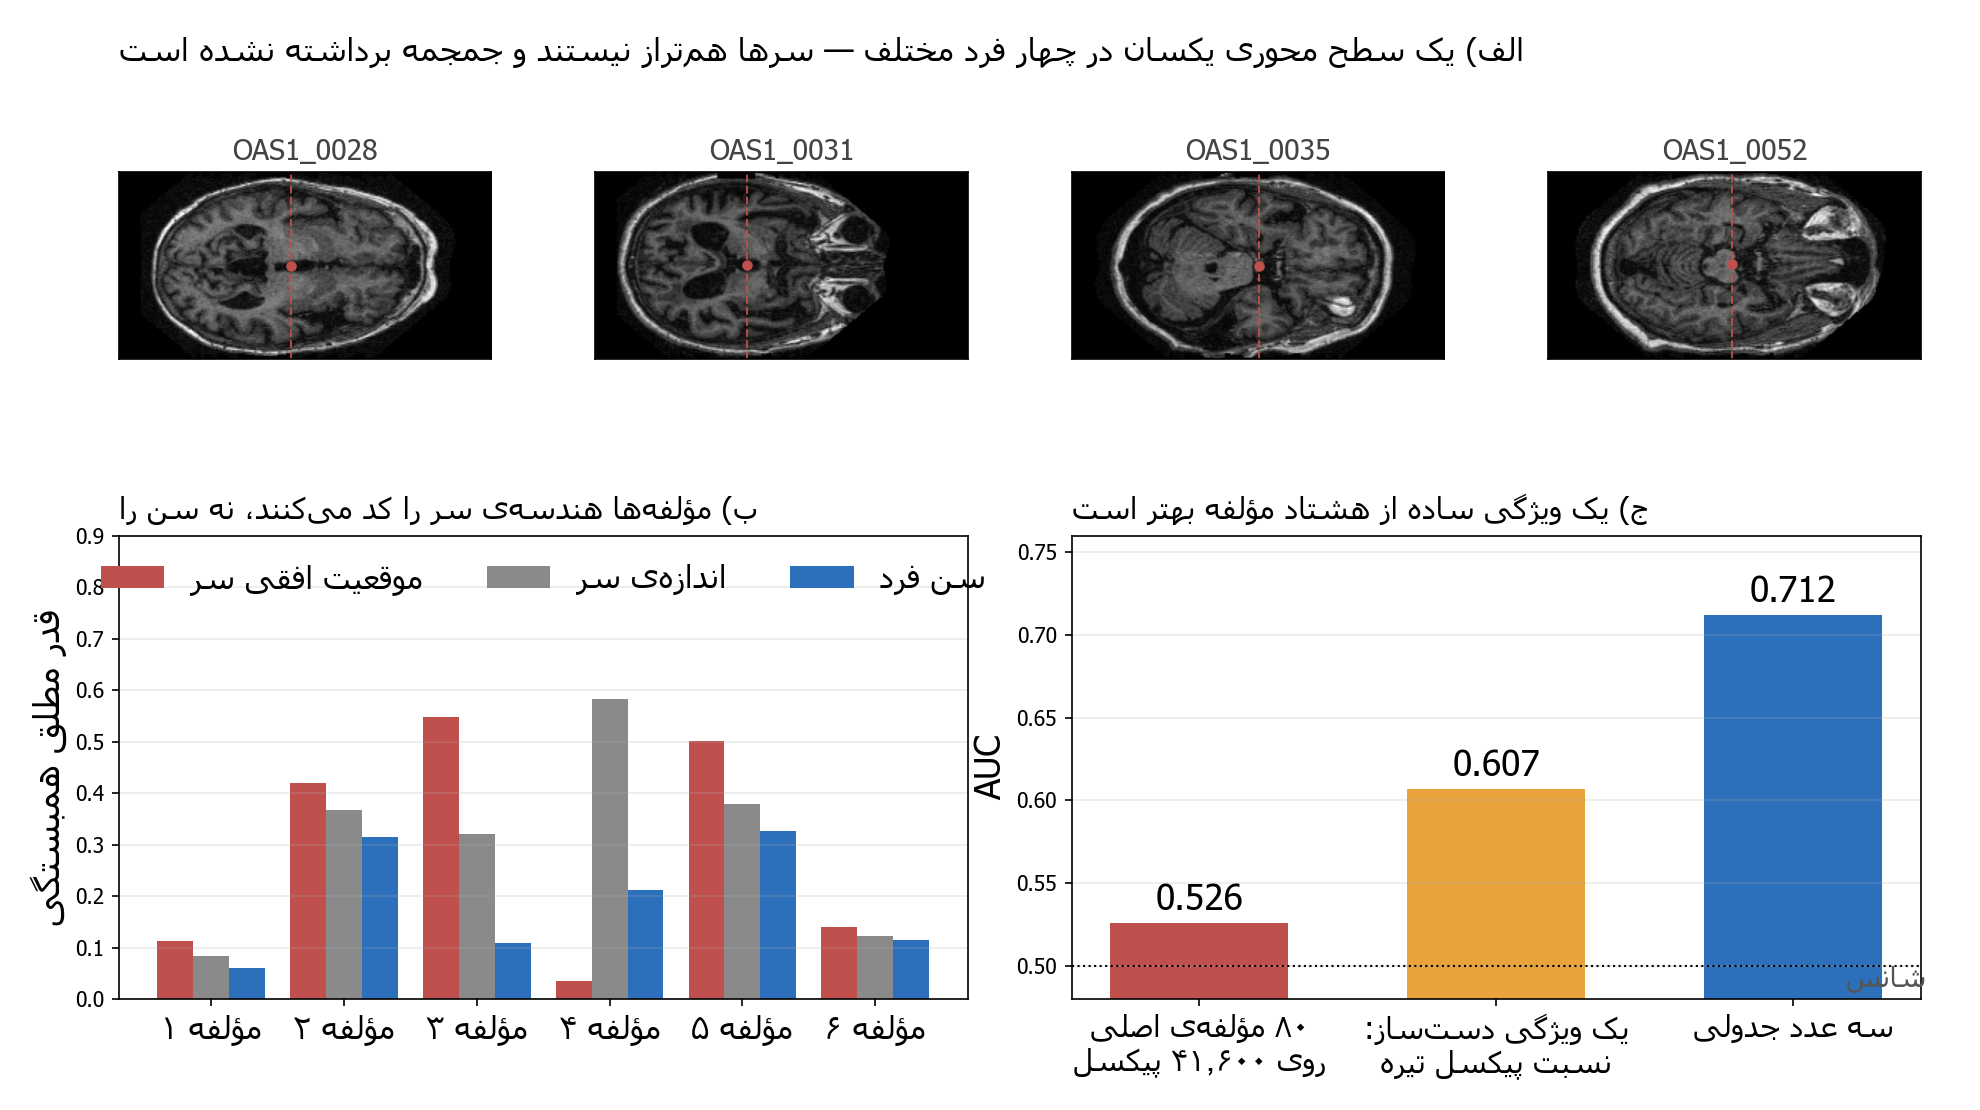

Recreate this plot in Python.
#!/usr/bin/env python
# -*- coding: utf-8 -*-
"""
Figure for Report 4, section 3: why PCA on raw pixels fails.

Two panels, because the argument has two halves:

  A  the same axial level in four different subjects. If the slices were
     registered these would be anatomically aligned; they are not, and the
     skull is still present. Centroids are marked so the misalignment is
     visible rather than asserted.

  B  what the principal components actually encode. Each component is
     correlated with head geometry and with age. Geometry wins on every early
     component, which is the failure stated numerically.

Labels are in Persian (reshaped + bidi) to match the report.
"""

import io
import os
import zipfile

import arabic_reshaper
import matplotlib
matplotlib.use("Agg")
import matplotlib.pyplot as plt
import numpy as np
import pandas as pd
from bidi.algorithm import get_display
from PIL import Image
from scipy import ndimage
from sklearn.decomposition import PCA
from sklearn.preprocessing import StandardScaler

BASE = r"C:\Users\Sibetalaee\Desktop\PhD\Brain Age Estimation"
ZIP = os.path.join(BASE, "Image data", "archive.zip")
OUT = os.path.join(BASE, "pilot")
NL, H, W = 13, 40, 80
BG = 0.25
BLUE, RED, GREY = "#2c6fbb", "#c0504d", "#8a8a8a"

plt.rcParams["font.family"] = "Tahoma"


def fa(t):
    """Shape and reorder Persian text so matplotlib renders it correctly."""
    return get_display(arabic_reshaper.reshape(t))


def sample_slices(n=4, level=130):
    """One raw slice at the SAME axial index from n different subjects."""
    idx = pd.read_csv(os.path.join(OUT, "images_index.csv"))
    sel = idx[idx.slice == level].drop_duplicates("subject").head(n)
    out = []
    with zipfile.ZipFile(ZIP) as z:
        for _, r in sel.iterrows():
            im = Image.open(io.BytesIO(z.read(r.member))).convert("L")
            out.append((r.subject, np.asarray(im, dtype=np.float32)))
    return out


def geometry_and_pcs():
    c = np.load(os.path.join(OUT, "oasis_img_cache.npz"), allow_pickle=True)
    acq = pd.DataFrame(dict(subject=c["subject"]))
    order = acq.groupby("subject").indices
    subs = sorted(order)
    Xs = np.stack([c["X"][order[s]].mean(0) for s in subs])

    idx = pd.read_csv(os.path.join(OUT, "images_index.csv"))
    meta = idx.groupby("subject").first().reset_index()[["subject", "Age"]]
    age = pd.DataFrame(dict(subject=subs)).merge(meta, on="subject",
                                                 how="left").Age.values

    V = Xs.reshape(-1, NL, H, W)[:, NL // 2]
    cx, area = [], []
    for im in V:
        m = im > BG
        if m.sum() < 20:
            cx.append(np.nan)
            area.append(np.nan)
            continue
        _, x = ndimage.center_of_mass(m)
        cx.append(x)
        area.append(m.sum())
    cx, area = np.array(cx), np.array(area, dtype=float)

    Z = PCA(n_components=6, random_state=0).fit_transform(
        StandardScaler().fit_transform(Xs))
    ok = np.isfinite(cx) & np.isfinite(age)
    rows = []
    for i in range(6):
        rows.append([abs(np.corrcoef(Z[ok, i], cx[ok])[0, 1]),
                     abs(np.corrcoef(Z[ok, i], area[ok])[0, 1]),
                     abs(np.corrcoef(Z[ok, i], age[ok])[0, 1])])
    return np.array(rows), cx, area


def main():
    slices = sample_slices()
    R, cx, area = geometry_and_pcs()

    fig = plt.figure(figsize=(13.2, 7.4))
    gs = fig.add_gridspec(2, 4, height_ratios=[1, 1.5], hspace=0.30,
                          wspace=0.28, left=0.06, right=0.97,
                          top=0.90, bottom=0.10)

    # ---- A: the same anatomical level in four subjects
    for k, (sub, im) in enumerate(slices):
        ax = fig.add_subplot(gs[0, k])
        ax.imshow(im, cmap="gray")
        m = im > im.max() * 0.12
        if m.sum() > 50:
            cy0, cx0 = ndimage.center_of_mass(m)
            ax.axvline(cx0, color=RED, lw=1.0, ls="--", alpha=.9)
            ax.plot(cx0, cy0, "o", color=RED, ms=4)
        ax.set_xticks([])
        ax.set_yticks([])
        ax.set_title(sub, fontsize=13.6, color="#444")
    fig.text(0.06, 0.945, fa("الف) یک سطح محوری یکسان در چهار فرد مختلف — "
                             "سرها هم‌تراز نیستند و جمجمه برداشته نشده است"),
             fontsize=15.5, ha="left")

    # ---- B: what the components encode
    ax = fig.add_subplot(gs[1, :2])
    x = np.arange(6)
    ax.bar(x - .27, R[:, 0], .27, color=RED, label=fa("موقعیت افقی سر"))
    ax.bar(x, R[:, 1], .27, color=GREY, label=fa("اندازه‌ی سر"))
    ax.bar(x + .27, R[:, 2], .27, color=BLUE, label=fa("سن فرد"))
    ax.set_xticks(x)
    PD = str.maketrans("0123456789", "۰۱۲۳۴۵۶۷۸۹")
    ax.set_xticklabels([fa(f"مؤلفه {i+1}".translate(PD)) for i in range(6)],
                       fontsize=15.3)
    ax.set_ylabel(fa("قدر مطلق همبستگی"), fontsize=17.0)
    ax.set_ylim(0, max(0.9, R.max() * 1.2))
    ax.legend(fontsize=15.3, frameon=False, ncol=3, loc="upper center")
    ax.grid(axis="y", alpha=.25)
    ax.set_title(fa("ب) مؤلفه‌ها هندسه‌ی سر را کد می‌کنند، نه سن را"),
                 fontsize=14.5, loc="left", pad=8)

    # ---- C: the consequence, in AUC
    ax = fig.add_subplot(gs[1, 2:])
    names = [fa("۸۰ مؤلفه‌ی اصلی\nروی ۴۱٬۶۰۰ پیکسل"),
             fa("یک ویژگی دست‌ساز:\nنسبت پیکسل تیره"),
             fa("سه عدد جدولی")]
    vals = [0.526, 0.607, 0.712]
    cols = [RED, "#e8a33d", BLUE]
    ax.bar(range(3), vals, color=cols, width=.6)
    for i, v in enumerate(vals):
        ax.text(i, v + .008, f"{v:.3f}", ha="center", fontsize=17.0)
    ax.axhline(.5, color="k", ls=":", lw=1)
    ax.text(2.45, .4875, fa("شانس"), fontsize=13.6, ha="right", color="#555")
    ax.set_xticks(range(3))
    ax.set_xticklabels(names, fontsize=14.4)
    ax.set_ylim(.48, .76)
    ax.set_ylabel("AUC", fontsize=17.0)
    ax.grid(axis="y", alpha=.25)
    ax.set_title(fa("ج) یک ویژگی ساده از هشتاد مؤلفه بهتر است"),
                 fontsize=14.5, loc="left", pad=8)

    p = os.path.join(OUT, "fig20_why_pca_fails.png")
    fig.savefig(p, dpi=150, facecolor="white")
    print("saved ->", p)
    print(f"head centroid SD across subjects: {np.nanstd(cx):.2f} px of {W}")
    print("PC correlations (|r| with cx, area, age):")
    for i, r in enumerate(R, 1):
        print(f"  PC{i}: cx {r[0]:.2f}  area {r[1]:.2f}  age {r[2]:.2f}")


if __name__ == "__main__":
    main()
